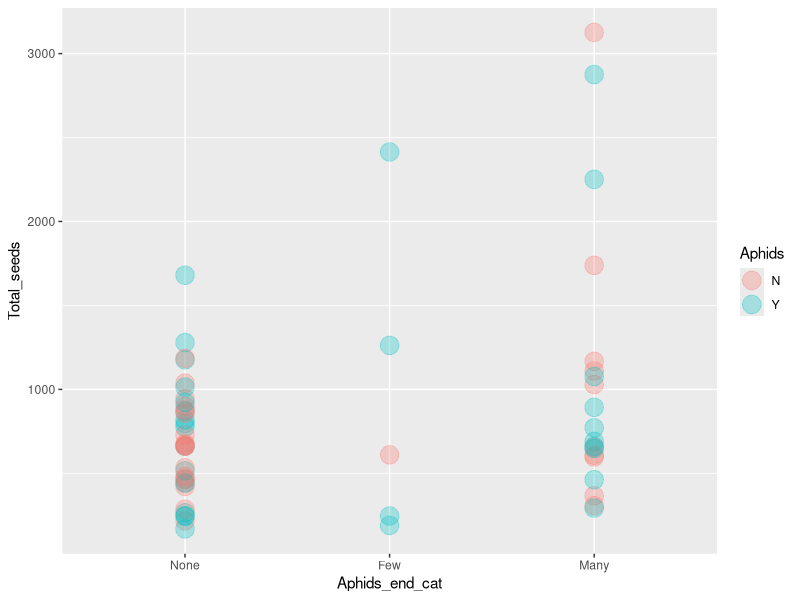
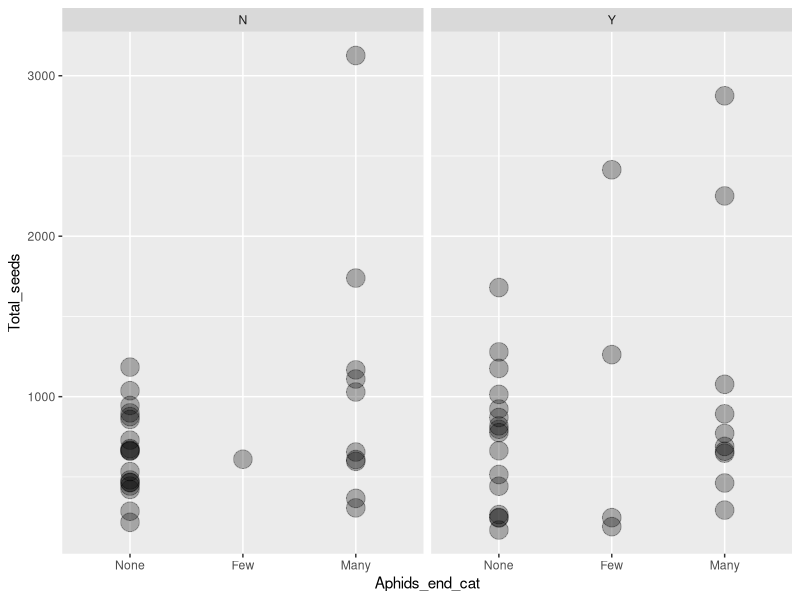
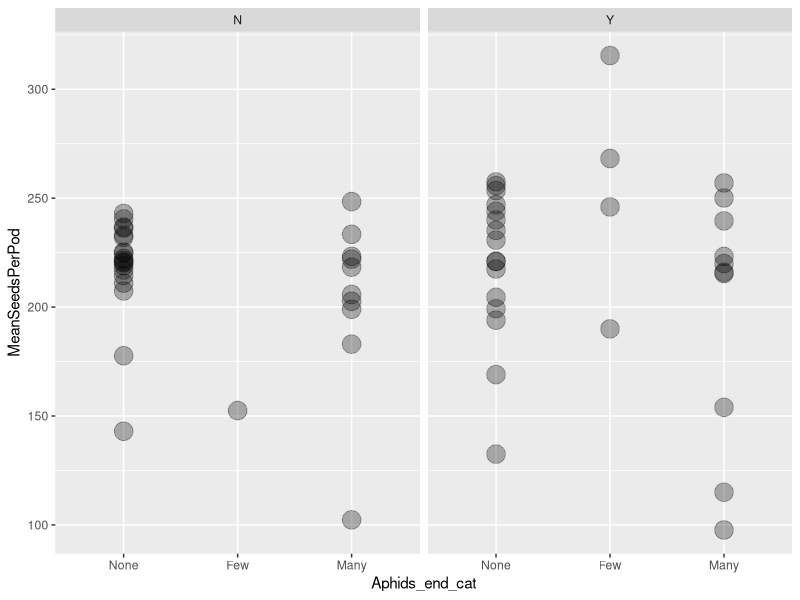
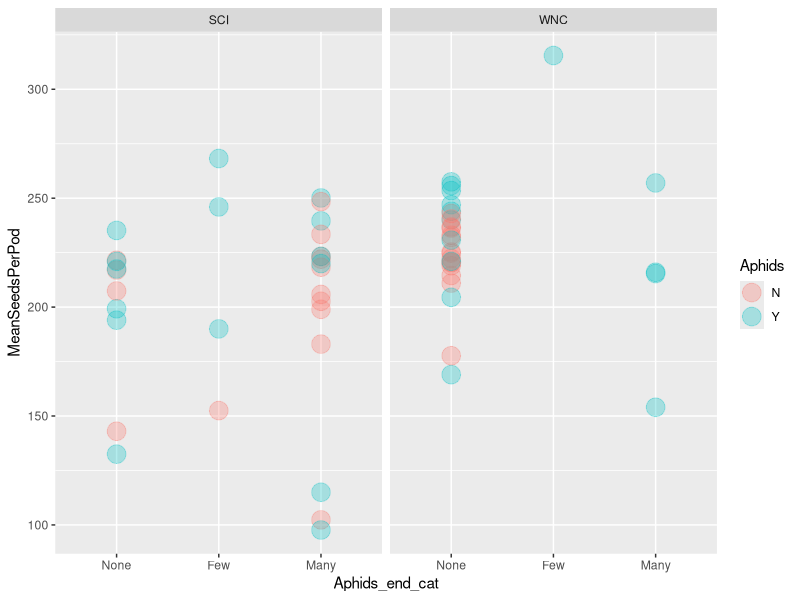
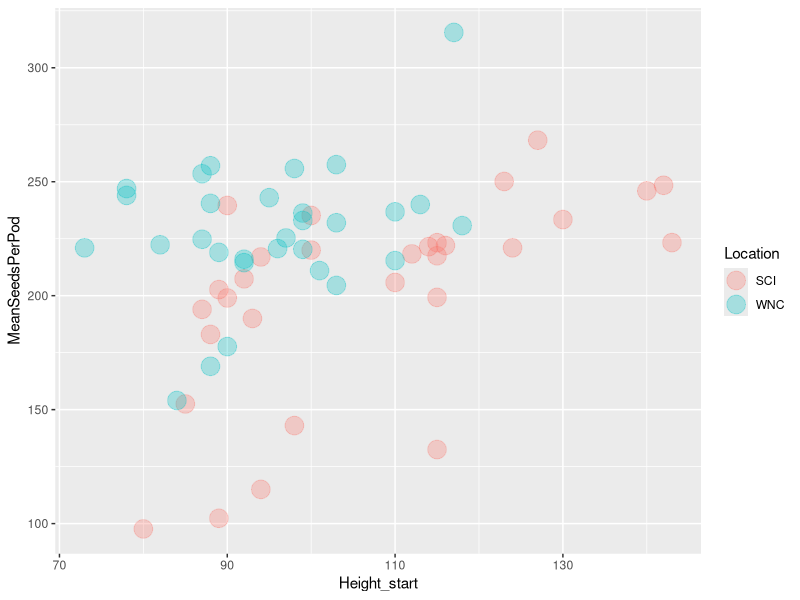
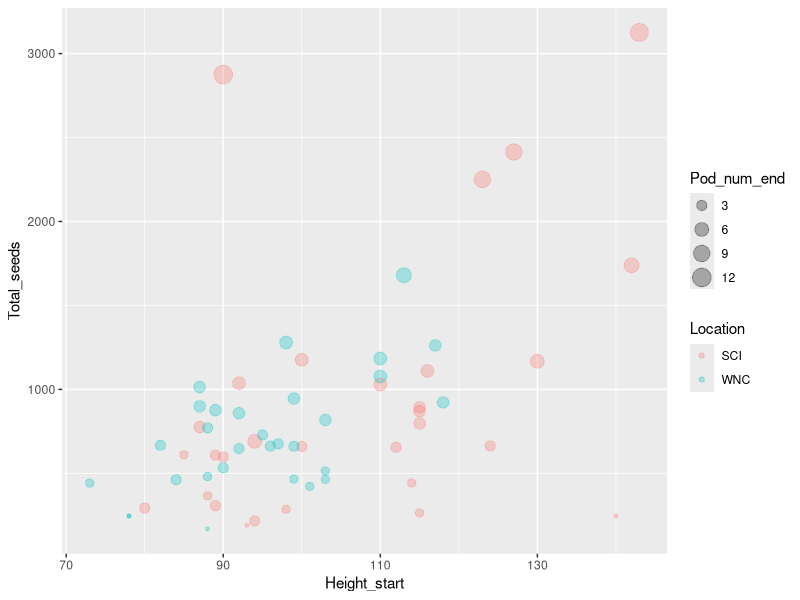
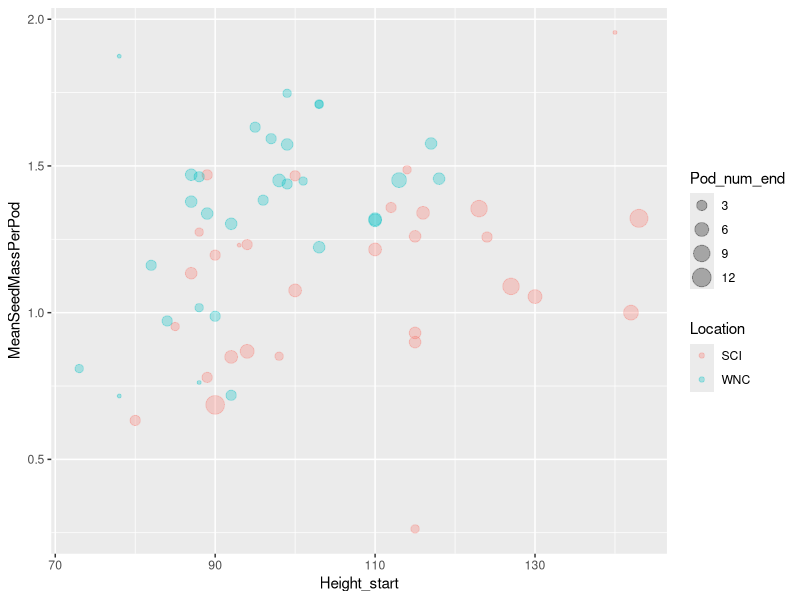
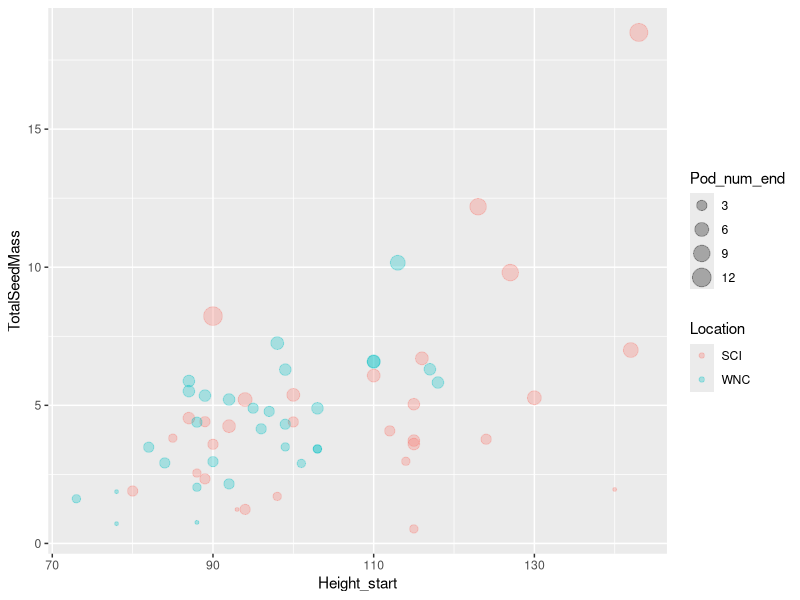

These charts were generated, in order, by the following R code:
## ---- chunk 1
library(tidyverse)
library(lme4)
library(lmerTest)
library(car)
## ---- chunk 2
#aphid data
#note this copy of the data manually fixed an error in the mean seeds per pod for plant 19 that was caused by pods 7-9 of this plant all being entered as a total count for a single pod; that may or may not have been fixed in other files
aphids <- read.csv("aphids_seeds_2022.csv")
str(aphids)
aphids$Plant <- as.factor(aphids$Plant)
aphids$Location <- as.factor(aphids$Location)
aphids$Aphids <- as.factor(aphids$Aphids)
aphids$Aphids_end <- factor(ifelse(aphids$Aphid_num_end<1,"N", "Y")) #binary y/n ending aphids
aphids <- aphids %>% mutate(Aphids_end_cat = case_when(Aphid_num_end == "0" ~ "None", between(Aphid_num_end,1,49) ~"Few", between(Aphid_num_end,50,10000) ~ "Many"))
aphids$Aphids_end_cat <- factor(aphids$Aphids_end_cat, levels = c("None", "Few", "Many"))


#seed mass
#plant 19 had an entry for total seed mass for pods 7 through 9 combined.  For here, individual values for each of pods 7 thru 9 were imputed as each being 1/3 of that total (before import)

mass <- read.csv("seedmass.csv")
mass$Plant <- as.factor(mass$Plant)

mass_by_plant <- mass %>%
  group_by(Plant) %>%
  summarize(TotalSeedMass = sum(Total_seedmass_g), MeanSeedMassPerPod = mean(Total_seedmass_g))


#join
all_data <- full_join(aphids, mass_by_plant, by = "Plant")
## ---- chunk 3
#summary table of number of plants in started with aphids y/no that ended with none/few/many

aphidcountsummary <- aphids %>%
  group_by(Aphids, Aphids_end_cat)%>%
  summarize(Count = n())
## ---- chunk 4
#total seeds for plants with and without aphids separated by whether or not they started with aphids

ggplot(aphids, aes(x = Aphids_end_cat, y = Total_seeds, color = Aphids)) + geom_point(size = 6, alpha = 0.3)
#or
ggplot(aphids, aes(x = Aphids_end_cat, y = Total_seeds)) + geom_point(size = 6, alpha = 0.3) + facet_grid(~Aphids)



#seeds per pod for plants with and without aphids separated by whether or not they started with aphids
ggplot(aphids, aes(x = Aphids_end_cat, y = MeanSeedsPerPod)) + geom_point(size = 6, alpha = 0.3) + facet_grid(~Aphids)

ggplot(aphids, aes(x = Aphids_end_cat, y = MeanSeedsPerPod, color = Aphids)) + geom_point(size = 6, alpha = 0.3) + facet_grid(~Location)



# relationship between plant height and seeds
ggplot(aphids, aes(x = Height_start, y = MeanSeedsPerPod, color = Location)) + geom_point(size = 6, alpha = 0.3)

ggplot(aphids, aes(x = Height_start, y = Total_seeds, color = Location)) + geom_point(aes(size = Pod_num_end), alpha = 0.3)


ggplot(all_data, aes(x = Height_start, y = MeanSeedMassPerPod, color = Location)) + geom_point(aes(size = Pod_num_end), alpha = 0.3)

ggplot(all_data, aes(x = Height_start, y = TotalSeedMass, color = Location)) + geom_point(aes(size = Pod_num_end), alpha = 0.3)


#total seed mass for plants with and without aphids
ggplot(all_data, aes(x = Aphids_end_cat, y = TotalSeedMass, color = Aphids)) + geom_point(size = 6, alpha = 0.3) + facet_grid(~Location)


#seed mass per pod for plants with and without aphids

ggplot(all_data, aes(x = Aphids_end_cat, y = MeanSeedMassPerPod, color = Aphids)) + geom_point(size = 6, alpha = 0.3) + facet_grid(~Location)
## ---- chunk 5
#within each ending group (aphids y v aphids n), confirm that there is no difference in total or mean seeds between starting aphids y v aphids n

starty <- aphids %>% filter(Aphids=="Y")
startn <- aphids %>% filter(Aphids=="N")

t.test(Total_seeds~Aphids_end, data = starty)
t.test(Total_seeds~Aphids_end, data = startn)

#starting status doesn't affect outcome based on ending status, so we'll just work with ending aphid status going forward



#Fixed model attempts - we probably want these
m1 <- lm(Total_seeds ~ Aphids_end + Location, data = aphids)
Anova(m1, type = "III")


m2 <- lm(MeanSeedsPerPod ~ Aphids_end + Location, data = aphids)
Anova(m2, type = "III")


m3 <- lm(TotalSeedMass ~ Aphids_end + Location, data = all_data)
Anova(m3, type = "III")


m4 <- lm(MeanSeedMassPerPod ~ Aphids_end + Location, data = all_data)
Anova(m4, type = "III")
m4 





#Mixed model attempts - probably not justified with just 2 levels in the random factor; several other issues???
mm1 <- lmerTest::lmer(Total_seeds ~ Aphids_end + (1|Location), data = aphids)
mm1
summary(mm1)
anova(mm1)

mm2 <- lmerTest::lmer(MeanSeedsPerPod ~ Aphids_end + (1|Location), data = aphids)
mm2
summary(mm2)
anova(mm2)


#separate analyses for each site, total seeds - sanity check

mSCI <- lm(Total_seeds ~ Aphids_end, data = filter(aphids, Location == "SCI"))
anova(mSCI)

mWNC <- lm(Total_seeds ~ Aphids_end, data = filter(aphids, Location == "WNC"))
anova(mWNC)
